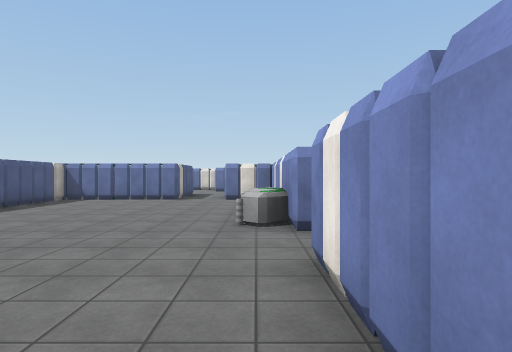
View 1 (above)

19 first-person views from a walk through a 3-D level made in the Unity game engine. The camera is 1.5 m above the floor, looks level and sees 75° across. The floor is counted in squares, 2 m on a side. Each view is taken from the middle of a square. On the plan, view 1 faces up. The plan holds only what a view shows up to about 11 squares ahead; the rest is blank. The place goes on beyond the plan. The player is left out. Surface patterns are stand-ins for the level's own textures.

View 2
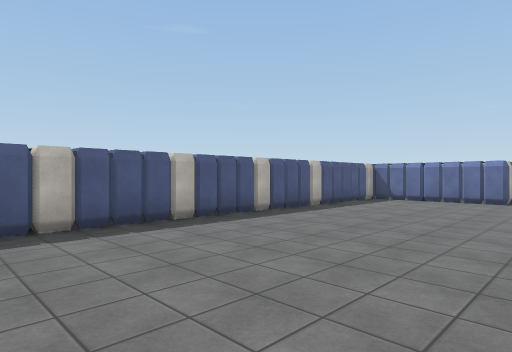

View 3
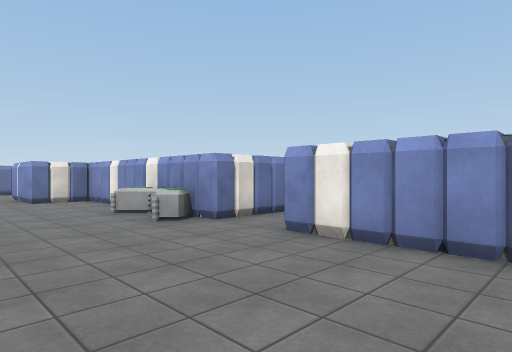

View 4
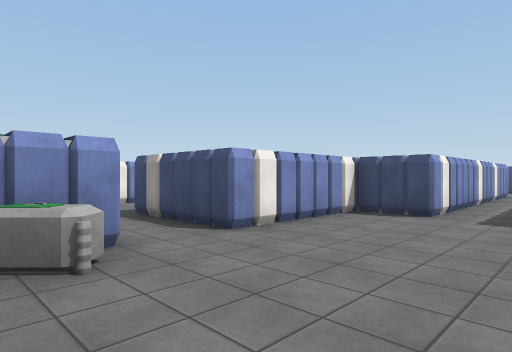

View 5
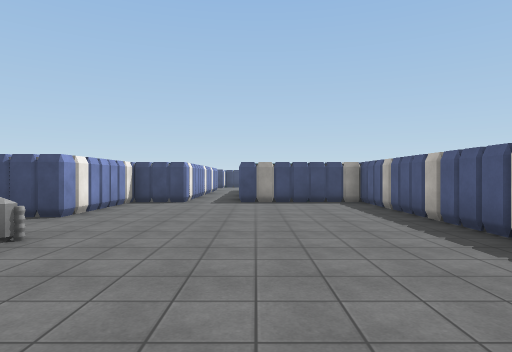

View 6
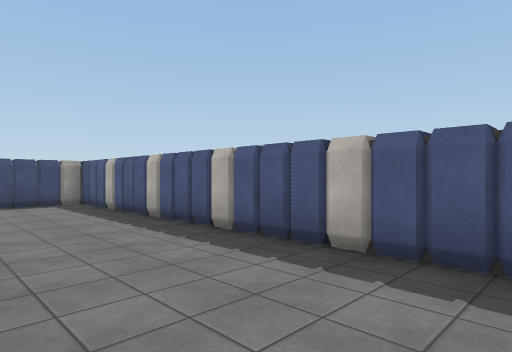

View 7
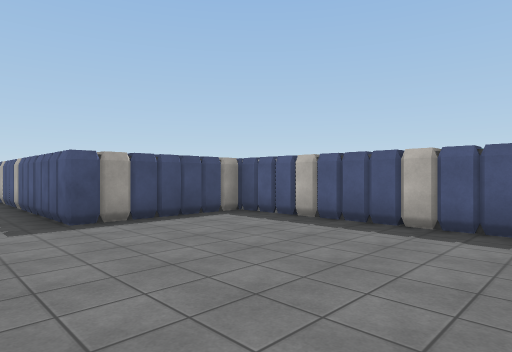

View 8
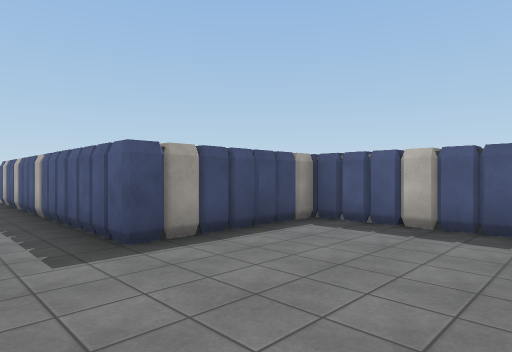

View 9
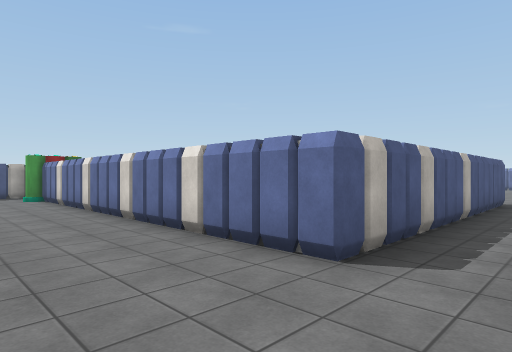

View 10
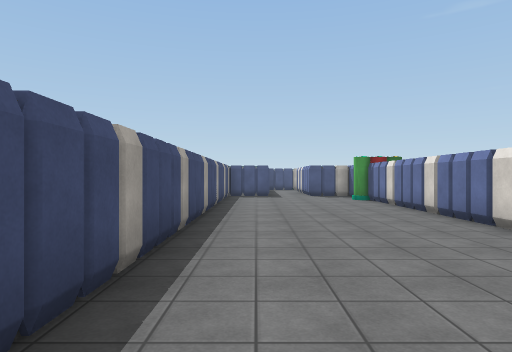

View 11
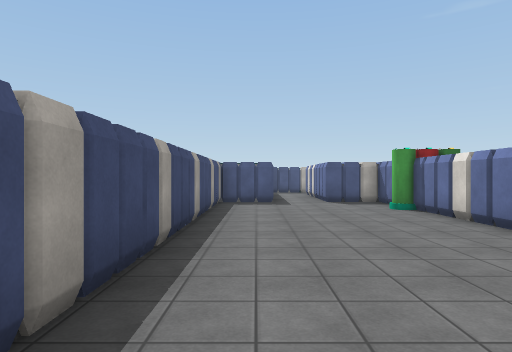

View 12
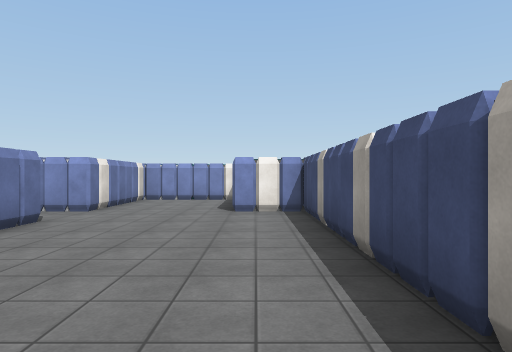

View 13
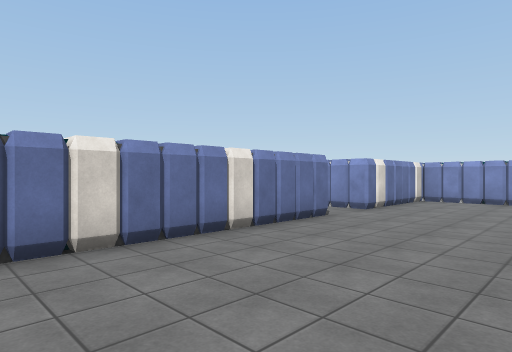

View 14
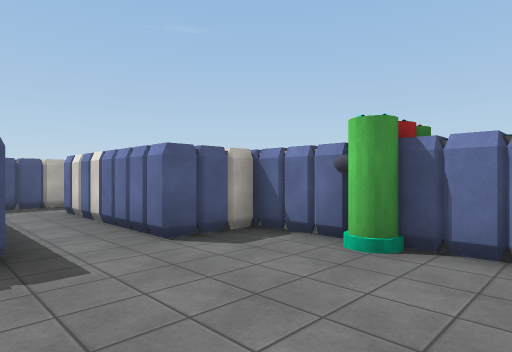

View 15
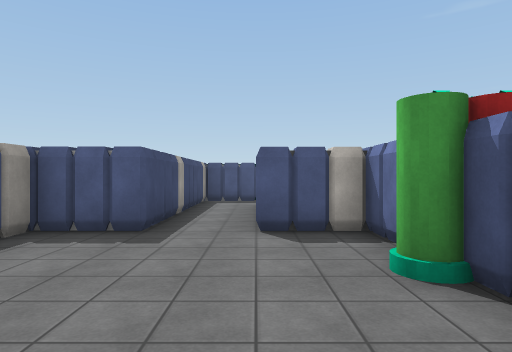

View 16
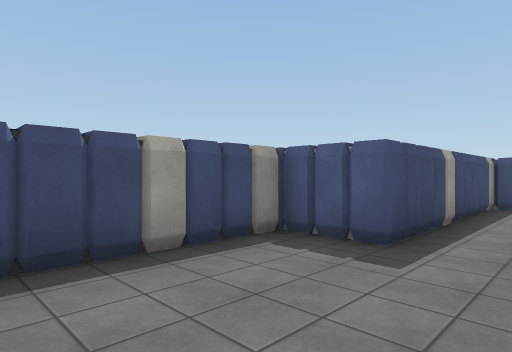

View 17
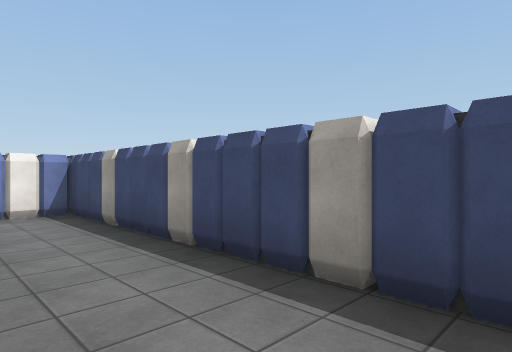

View 18
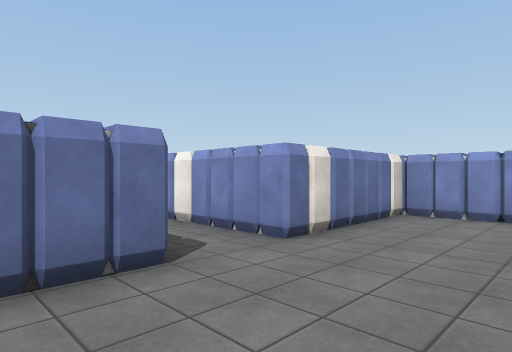

View 19
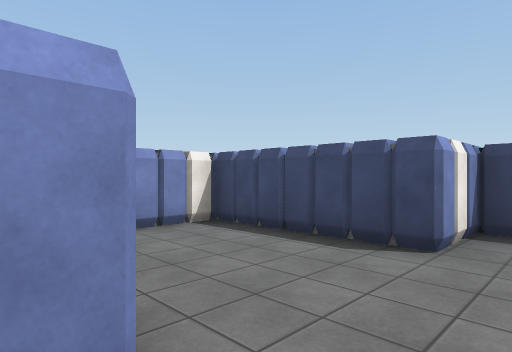

### Floor plan
Points are (right, up) in squares from view 1. A wall is a line through its corners. A room is listed if a view was taken in it or the views show most of it. See-through windows are left out.
Room 1 (views 1, 2, 3, 4, 5, 6, 7, 8)
walls: (-2.5, -1.4) (-2.5, -3.4); (-1, -1.4) (-1, -0.5) (-0.5, -0.5); (0.5, -0.5) (0.5, 1.6); (0.5, 6.4) (0.5, 10.5); (-3.5, 10.5) (-6, 10.5) (-6, 0.5); (-0.5, 10.5) (-1, 10.5)
ways out: opening at (-2.5, 10); opening at (-2, -4); opening at (2, 4)
objects: block (-8, -8); block (-6, -8); other object (-6, -1) to (-5, -1); other object (-6, 0); other object (-6, 2); other object (-6, 4); other object (-6, 6); block (-6, 8); other object (-5, 11); other object (-4, -1); other object (0, 5) to (0, 7); other object (0, 11); block (1, 0); block (1, 2); other object (1, 3); other object (1, 5); other object (1, 6)
Room 2 (views 9, 10, 11, 12, 13, 14, 15, 16, 17, 18, 19)
walls: (-4.4, -8.5) (-11.5, -8.5); (0.5, -11.5) (2.6, -11.5); (-14.5, -8.4) (-14.5, -10) (-15.5, -10); (-14.5, -12.5) (-14.5, -13) (-1, -13) (-1, -12.4); (2.5, -10.5) (2.5, -9.5); (2.5, -8.5) (-1, -8.5) (-1, -6.5); (-17.4, -10) (-18.5, -10); (-19.4, -11.5) (-16.4, -11.5); (-20, -9.5) (-20, -10.5)
ways out: opening at (-19, -10); opening at (-2, -6)
objects: other object (-20, -11); other object (-15, -12); block (-15, -9); other object (-14, -13); other object (-14, -8); other object (-13, -9) to (-13, -8); block (-12, -13); block (-12, -8); block (-8, -13); block (-6, -13); other object (-4, -13); block (-4, -8); other object (-3, -8); other object (-1, -12); other object (-1, -7); block (0, -12); other object (0, -8); other object (2, -12); other object (3, -11); other object (3, -9)

Positions as (right, up) in squares from view 1, and headings:
1: (0, 0), facing up
2: (-1, 0), facing up-left
3: (-3, 0), facing up-right
4: (-3, 6), facing down-right
5: (-3, 9), facing down
6: (-3, 9), facing down-left
7: (-1, 5), facing down-left
8: (-1, 3), facing down-left
9: (-1, -11), facing up-left
10: (-2, -12), facing left
11: (-5, -12), facing left
12: (-8, -12), facing right
13: (-8, -12), facing up-right
14: (-11, -12), facing up-left
15: (-10, -10), facing left
16: (-11, -10), facing down-left
17: (-8, -11), facing down-right
18: (-4, -11), facing up-right
19: (-2, -8), facing down-right
